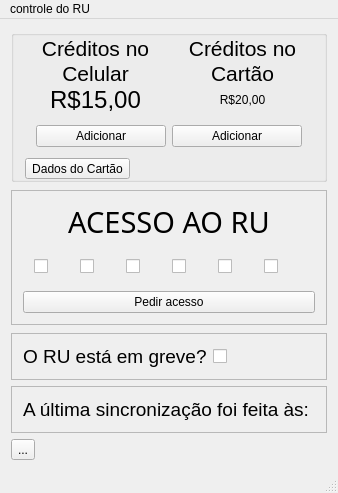
<?xml version="1.0" encoding="UTF-8"?>
<ui version="4.0">
 <class>SecondWindow</class>
 <widget class="QMainWindow" name="SecondWindow">
  <property name="geometry">
   <rect>
    <x>0</x>
    <y>0</y>
    <width>334</width>
    <height>493</height>
   </rect>
  </property>
  <property name="windowTitle">
   <string>MainWindow</string>
  </property>
  <widget class="QWidget" name="centralwidget">
   <layout class="QVBoxLayout" name="verticalLayout">
    <item>
     <widget class="QGroupBox" name="groupBox_2">
      <property name="sizePolicy">
       <sizepolicy hsizetype="Preferred" vsizetype="Minimum">
        <horstretch>0</horstretch>
        <verstretch>0</verstretch>
       </sizepolicy>
      </property>
      <property name="palette">
       <palette>
        <active>
         <colorrole role="WindowText">
          <brush brushstyle="SolidPattern">
           <color alpha="255">
            <red>0</red>
            <green>0</green>
            <blue>0</blue>
           </color>
          </brush>
         </colorrole>
         <colorrole role="Midlight">
          <brush brushstyle="SolidPattern">
           <color alpha="255">
            <red>240</red>
            <green>240</green>
            <blue>240</blue>
           </color>
          </brush>
         </colorrole>
         <colorrole role="Dark">
          <brush brushstyle="SolidPattern">
           <color alpha="255">
            <red>240</red>
            <green>240</green>
            <blue>240</blue>
           </color>
          </brush>
         </colorrole>
         <colorrole role="Mid">
          <brush brushstyle="SolidPattern">
           <color alpha="255">
            <red>240</red>
            <green>240</green>
            <blue>240</blue>
           </color>
          </brush>
         </colorrole>
         <colorrole role="Text">
          <brush brushstyle="SolidPattern">
           <color alpha="255">
            <red>0</red>
            <green>0</green>
            <blue>0</blue>
           </color>
          </brush>
         </colorrole>
         <colorrole role="ButtonText">
          <brush brushstyle="SolidPattern">
           <color alpha="255">
            <red>0</red>
            <green>0</green>
            <blue>0</blue>
           </color>
          </brush>
         </colorrole>
         <colorrole role="Shadow">
          <brush brushstyle="SolidPattern">
           <color alpha="255">
            <red>240</red>
            <green>240</green>
            <blue>240</blue>
           </color>
          </brush>
         </colorrole>
        </active>
        <inactive>
         <colorrole role="WindowText">
          <brush brushstyle="SolidPattern">
           <color alpha="255">
            <red>0</red>
            <green>0</green>
            <blue>0</blue>
           </color>
          </brush>
         </colorrole>
         <colorrole role="Midlight">
          <brush brushstyle="SolidPattern">
           <color alpha="255">
            <red>240</red>
            <green>240</green>
            <blue>240</blue>
           </color>
          </brush>
         </colorrole>
         <colorrole role="Dark">
          <brush brushstyle="SolidPattern">
           <color alpha="255">
            <red>240</red>
            <green>240</green>
            <blue>240</blue>
           </color>
          </brush>
         </colorrole>
         <colorrole role="Mid">
          <brush brushstyle="SolidPattern">
           <color alpha="255">
            <red>240</red>
            <green>240</green>
            <blue>240</blue>
           </color>
          </brush>
         </colorrole>
         <colorrole role="Text">
          <brush brushstyle="SolidPattern">
           <color alpha="255">
            <red>0</red>
            <green>0</green>
            <blue>0</blue>
           </color>
          </brush>
         </colorrole>
         <colorrole role="ButtonText">
          <brush brushstyle="SolidPattern">
           <color alpha="255">
            <red>0</red>
            <green>0</green>
            <blue>0</blue>
           </color>
          </brush>
         </colorrole>
         <colorrole role="Shadow">
          <brush brushstyle="SolidPattern">
           <color alpha="255">
            <red>240</red>
            <green>240</green>
            <blue>240</blue>
           </color>
          </brush>
         </colorrole>
        </inactive>
        <disabled>
         <colorrole role="WindowText">
          <brush brushstyle="SolidPattern">
           <color alpha="255">
            <red>240</red>
            <green>240</green>
            <blue>240</blue>
           </color>
          </brush>
         </colorrole>
         <colorrole role="Midlight">
          <brush brushstyle="SolidPattern">
           <color alpha="255">
            <red>240</red>
            <green>240</green>
            <blue>240</blue>
           </color>
          </brush>
         </colorrole>
         <colorrole role="Dark">
          <brush brushstyle="SolidPattern">
           <color alpha="255">
            <red>240</red>
            <green>240</green>
            <blue>240</blue>
           </color>
          </brush>
         </colorrole>
         <colorrole role="Mid">
          <brush brushstyle="SolidPattern">
           <color alpha="255">
            <red>240</red>
            <green>240</green>
            <blue>240</blue>
           </color>
          </brush>
         </colorrole>
         <colorrole role="Text">
          <brush brushstyle="SolidPattern">
           <color alpha="255">
            <red>240</red>
            <green>240</green>
            <blue>240</blue>
           </color>
          </brush>
         </colorrole>
         <colorrole role="ButtonText">
          <brush brushstyle="SolidPattern">
           <color alpha="255">
            <red>240</red>
            <green>240</green>
            <blue>240</blue>
           </color>
          </brush>
         </colorrole>
         <colorrole role="Shadow">
          <brush brushstyle="SolidPattern">
           <color alpha="255">
            <red>240</red>
            <green>240</green>
            <blue>240</blue>
           </color>
          </brush>
         </colorrole>
        </disabled>
       </palette>
      </property>
      <property name="title">
       <string/>
      </property>
      <layout class="QVBoxLayout" name="verticalLayout_2">
       <property name="spacing">
        <number>0</number>
       </property>
       <property name="topMargin">
        <number>0</number>
       </property>
       <property name="bottomMargin">
        <number>0</number>
       </property>
       <item>
        <widget class="QWidget" name="widget_2" native="true">
         <property name="sizePolicy">
          <sizepolicy hsizetype="Preferred" vsizetype="Minimum">
           <horstretch>0</horstretch>
           <verstretch>0</verstretch>
          </sizepolicy>
         </property>
         <layout class="QHBoxLayout" name="horizontalLayout_6">
          <property name="leftMargin">
           <number>0</number>
          </property>
          <property name="topMargin">
           <number>0</number>
          </property>
          <property name="rightMargin">
           <number>0</number>
          </property>
          <property name="bottomMargin">
           <number>0</number>
          </property>
          <item>
           <widget class="QLabel" name="label_2">
            <property name="font">
             <font>
              <pointsize>16</pointsize>
             </font>
            </property>
            <property name="text">
             <string>Créditos no</string>
            </property>
            <property name="alignment">
             <set>Qt::AlignCenter</set>
            </property>
           </widget>
          </item>
          <item>
           <widget class="QLabel" name="label">
            <property name="font">
             <font>
              <pointsize>16</pointsize>
             </font>
            </property>
            <property name="text">
             <string>Créditos no</string>
            </property>
            <property name="alignment">
             <set>Qt::AlignCenter</set>
            </property>
            <property name="wordWrap">
             <bool>false</bool>
            </property>
           </widget>
          </item>
         </layout>
        </widget>
       </item>
       <item>
        <widget class="QWidget" name="widget_3" native="true">
         <layout class="QHBoxLayout" name="horizontalLayout">
          <property name="leftMargin">
           <number>0</number>
          </property>
          <property name="topMargin">
           <number>0</number>
          </property>
          <property name="rightMargin">
           <number>0</number>
          </property>
          <property name="bottomMargin">
           <number>0</number>
          </property>
          <item>
           <widget class="QLabel" name="label_3">
            <property name="sizePolicy">
             <sizepolicy hsizetype="Preferred" vsizetype="Minimum">
              <horstretch>0</horstretch>
              <verstretch>0</verstretch>
             </sizepolicy>
            </property>
            <property name="font">
             <font>
              <pointsize>16</pointsize>
             </font>
            </property>
            <property name="text">
             <string>Celular</string>
            </property>
            <property name="alignment">
             <set>Qt::AlignCenter</set>
            </property>
           </widget>
          </item>
          <item>
           <widget class="QLabel" name="label_4">
            <property name="font">
             <font>
              <pointsize>16</pointsize>
             </font>
            </property>
            <property name="text">
             <string>Cartão</string>
            </property>
            <property name="alignment">
             <set>Qt::AlignCenter</set>
            </property>
           </widget>
          </item>
         </layout>
        </widget>
       </item>
       <item>
        <widget class="QWidget" name="widget_4" native="true">
         <layout class="QHBoxLayout" name="horizontalLayout_2">
          <property name="leftMargin">
           <number>0</number>
          </property>
          <property name="topMargin">
           <number>0</number>
          </property>
          <property name="rightMargin">
           <number>0</number>
          </property>
          <property name="bottomMargin">
           <number>0</number>
          </property>
          <item>
           <widget class="QLabel" name="label_6">
            <property name="font">
             <font>
              <family>MS Shell Dlg 2</family>
              <pointsize>18</pointsize>
              <weight>50</weight>
              <italic>false</italic>
              <bold>false</bold>
             </font>
            </property>
            <property name="styleSheet">
             <string notr="true">font: 18pt &quot;MS Shell Dlg 2&quot;;</string>
            </property>
            <property name="text">
             <string>R$15,00</string>
            </property>
            <property name="alignment">
             <set>Qt::AlignCenter</set>
            </property>
           </widget>
          </item>
          <item>
           <widget class="QLabel" name="label_5">
            <property name="styleSheet">
             <string notr="true">font: 18pt &quot;MS Shell Dlg 2&quot;;</string>
            </property>
            <property name="text">
             <string>R$20,00</string>
            </property>
            <property name="alignment">
             <set>Qt::AlignCenter</set>
            </property>
           </widget>
          </item>
         </layout>
        </widget>
       </item>
       <item>
        <widget class="QWidget" name="widget_5" native="true">
         <layout class="QHBoxLayout" name="horizontalLayout_3">
          <item>
           <widget class="QPushButton" name="pushButton">
            <property name="text">
             <string>Adicionar</string>
            </property>
           </widget>
          </item>
          <item>
           <widget class="QPushButton" name="pushButton_2">
            <property name="text">
             <string>Adicionar</string>
            </property>
           </widget>
          </item>
         </layout>
        </widget>
       </item>
       <item>
        <widget class="QToolButton" name="toolButton">
         <property name="text">
          <string>Dados do Cartão</string>
         </property>
        </widget>
       </item>
      </layout>
     </widget>
    </item>
    <item>
     <spacer name="verticalSpacer_2">
      <property name="orientation">
       <enum>Qt::Vertical</enum>
      </property>
      <property name="sizeHint" stdset="0">
       <size>
        <width>20</width>
        <height>40</height>
       </size>
      </property>
     </spacer>
    </item>
    <item>
     <widget class="QFrame" name="frame">
      <property name="sizePolicy">
       <sizepolicy hsizetype="Preferred" vsizetype="Expanding">
        <horstretch>0</horstretch>
        <verstretch>0</verstretch>
       </sizepolicy>
      </property>
      <property name="frameShape">
       <enum>QFrame::StyledPanel</enum>
      </property>
      <property name="frameShadow">
       <enum>QFrame::Raised</enum>
      </property>
      <layout class="QVBoxLayout" name="verticalLayout_4">
       <item>
        <widget class="QLabel" name="label_7">
         <property name="sizePolicy">
          <sizepolicy hsizetype="Preferred" vsizetype="Minimum">
           <horstretch>0</horstretch>
           <verstretch>0</verstretch>
          </sizepolicy>
         </property>
         <property name="font">
          <font>
           <family>Javanese Text</family>
           <pointsize>22</pointsize>
          </font>
         </property>
         <property name="styleSheet">
          <string notr="true">font: 22pt &quot;Javanese Text&quot;;</string>
         </property>
         <property name="text">
          <string>ACESSO AO RU</string>
         </property>
         <property name="alignment">
          <set>Qt::AlignCenter</set>
         </property>
        </widget>
       </item>
       <item>
        <widget class="QWidget" name="widget_9" native="true">
         <layout class="QHBoxLayout" name="horizontalLayout_7">
          <item>
           <widget class="QCheckBox" name="checkBox_3">
            <property name="sizePolicy">
             <sizepolicy hsizetype="Expanding" vsizetype="Expanding">
              <horstretch>0</horstretch>
              <verstretch>0</verstretch>
             </sizepolicy>
            </property>
            <property name="text">
             <string/>
            </property>
            <property name="iconSize">
             <size>
              <width>25</width>
              <height>25</height>
             </size>
            </property>
           </widget>
          </item>
          <item>
           <widget class="QCheckBox" name="checkBox_2">
            <property name="sizePolicy">
             <sizepolicy hsizetype="Expanding" vsizetype="Expanding">
              <horstretch>0</horstretch>
              <verstretch>0</verstretch>
             </sizepolicy>
            </property>
            <property name="text">
             <string/>
            </property>
            <property name="iconSize">
             <size>
              <width>25</width>
              <height>25</height>
             </size>
            </property>
           </widget>
          </item>
          <item>
           <widget class="QCheckBox" name="checkBox_6">
            <property name="sizePolicy">
             <sizepolicy hsizetype="Expanding" vsizetype="Expanding">
              <horstretch>0</horstretch>
              <verstretch>0</verstretch>
             </sizepolicy>
            </property>
            <property name="minimumSize">
             <size>
              <width>0</width>
              <height>0</height>
             </size>
            </property>
            <property name="text">
             <string/>
            </property>
            <property name="iconSize">
             <size>
              <width>25</width>
              <height>25</height>
             </size>
            </property>
           </widget>
          </item>
          <item>
           <widget class="QCheckBox" name="checkBox_4">
            <property name="sizePolicy">
             <sizepolicy hsizetype="Expanding" vsizetype="Expanding">
              <horstretch>0</horstretch>
              <verstretch>0</verstretch>
             </sizepolicy>
            </property>
            <property name="sizeIncrement">
             <size>
              <width>0</width>
              <height>0</height>
             </size>
            </property>
            <property name="baseSize">
             <size>
              <width>0</width>
              <height>0</height>
             </size>
            </property>
            <property name="text">
             <string/>
            </property>
            <property name="iconSize">
             <size>
              <width>25</width>
              <height>25</height>
             </size>
            </property>
           </widget>
          </item>
          <item>
           <widget class="QCheckBox" name="checkBox_7">
            <property name="sizePolicy">
             <sizepolicy hsizetype="Expanding" vsizetype="Expanding">
              <horstretch>0</horstretch>
              <verstretch>0</verstretch>
             </sizepolicy>
            </property>
            <property name="text">
             <string/>
            </property>
            <property name="iconSize">
             <size>
              <width>25</width>
              <height>25</height>
             </size>
            </property>
           </widget>
          </item>
          <item>
           <widget class="QCheckBox" name="checkBox_5">
            <property name="sizePolicy">
             <sizepolicy hsizetype="Expanding" vsizetype="Expanding">
              <horstretch>0</horstretch>
              <verstretch>0</verstretch>
             </sizepolicy>
            </property>
            <property name="text">
             <string/>
            </property>
            <property name="iconSize">
             <size>
              <width>25</width>
              <height>25</height>
             </size>
            </property>
           </widget>
          </item>
         </layout>
        </widget>
       </item>
       <item>
        <widget class="QPushButton" name="pushButton_3">
         <property name="text">
          <string>Pedir acesso</string>
         </property>
        </widget>
       </item>
      </layout>
      <zorder>widget_9</zorder>
      <zorder>pushButton_3</zorder>
      <zorder>label_7</zorder>
     </widget>
    </item>
    <item>
     <spacer name="verticalSpacer">
      <property name="orientation">
       <enum>Qt::Vertical</enum>
      </property>
      <property name="sizeHint" stdset="0">
       <size>
        <width>20</width>
        <height>40</height>
       </size>
      </property>
     </spacer>
    </item>
    <item>
     <widget class="QFrame" name="frame_2">
      <property name="frameShape">
       <enum>QFrame::StyledPanel</enum>
      </property>
      <property name="frameShadow">
       <enum>QFrame::Raised</enum>
      </property>
      <layout class="QHBoxLayout" name="horizontalLayout_4">
       <item>
        <widget class="QLabel" name="label_8">
         <property name="font">
          <font>
           <pointsize>14</pointsize>
          </font>
         </property>
         <property name="text">
          <string>O RU está em greve?</string>
         </property>
         <property name="alignment">
          <set>Qt::AlignLeading|Qt::AlignLeft|Qt::AlignVCenter</set>
         </property>
        </widget>
       </item>
       <item>
        <widget class="QCheckBox" name="checkBox">
         <property name="text">
          <string/>
         </property>
         <property name="checkable">
          <bool>false</bool>
         </property>
        </widget>
       </item>
       <item>
        <spacer name="horizontalSpacer_2">
         <property name="orientation">
          <enum>Qt::Horizontal</enum>
         </property>
         <property name="sizeHint" stdset="0">
          <size>
           <width>40</width>
           <height>20</height>
          </size>
         </property>
        </spacer>
       </item>
      </layout>
     </widget>
    </item>
    <item>
     <widget class="QFrame" name="frame_3">
      <property name="frameShape">
       <enum>QFrame::StyledPanel</enum>
      </property>
      <property name="frameShadow">
       <enum>QFrame::Raised</enum>
      </property>
      <layout class="QHBoxLayout" name="horizontalLayout_5">
       <item>
        <widget class="QLabel" name="label_9">
         <property name="font">
          <font>
           <pointsize>14</pointsize>
          </font>
         </property>
         <property name="text">
          <string>A última sincronização foi feita às:</string>
         </property>
        </widget>
       </item>
       <item>
        <widget class="QLCDNumber" name="lcdNumber">
         <property name="sizePolicy">
          <sizepolicy hsizetype="Expanding" vsizetype="Expanding">
           <horstretch>0</horstretch>
           <verstretch>0</verstretch>
          </sizepolicy>
         </property>
         <property name="font">
          <font>
           <pointsize>14</pointsize>
          </font>
         </property>
         <property name="frameShape">
          <enum>QFrame::NoFrame</enum>
         </property>
         <property name="lineWidth">
          <number>0</number>
         </property>
        </widget>
       </item>
       <item>
        <spacer name="horizontalSpacer">
         <property name="orientation">
          <enum>Qt::Horizontal</enum>
         </property>
         <property name="sizeHint" stdset="0">
          <size>
           <width>40</width>
           <height>20</height>
          </size>
         </property>
        </spacer>
       </item>
      </layout>
     </widget>
    </item>
    <item>
     <widget class="QToolButton" name="toolButton_2">
      <property name="text">
       <string>...</string>
      </property>
     </widget>
    </item>
   </layout>
  </widget>
  <widget class="QMenuBar" name="menubar">
   <property name="geometry">
    <rect>
     <x>0</x>
     <y>0</y>
     <width>334</width>
     <height>21</height>
    </rect>
   </property>
   <widget class="QMenu" name="menucontrole_do_RU">
    <property name="title">
     <string>controle do RU</string>
    </property>
   </widget>
   <addaction name="menucontrole_do_RU"/>
  </widget>
  <widget class="QStatusBar" name="statusbar"/>
 </widget>
 <layoutdefault spacing="6" margin="11"/>
 <resources/>
 <connections/>
</ui>
